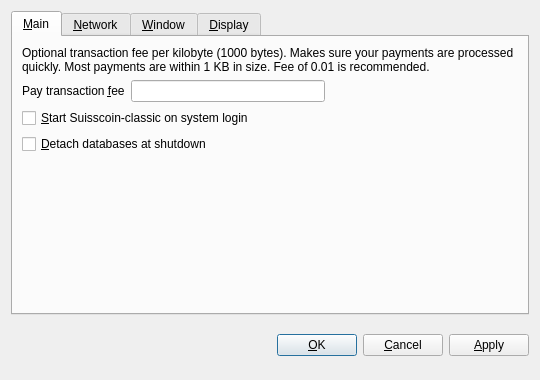
<?xml version="1.0" encoding="UTF-8"?>
<ui version="4.0">
 <class>OptionsDialog</class>
 <widget class="QDialog" name="OptionsDialog">
  <property name="geometry">
   <rect>
    <x>0</x>
    <y>0</y>
    <width>540</width>
    <height>380</height>
   </rect>
  </property>
  <property name="windowTitle">
   <string>Options</string>
  </property>
  <property name="modal">
   <bool>true</bool>
  </property>
  <layout class="QVBoxLayout" name="verticalLayout">
   <item>
    <widget class="QTabWidget" name="tabWidget">
     <property name="tabPosition">
      <enum>QTabWidget::North</enum>
     </property>
     <property name="currentIndex">
      <number>0</number>
     </property>
     <widget class="QWidget" name="tabMain">
      <attribute name="title">
       <string>&amp;Main</string>
      </attribute>
      <layout class="QVBoxLayout" name="verticalLayout_Main">
       <item>
        <widget class="QLabel" name="transactionFeeInfoLabel">
         <property name="text">
          <string>Optional transaction fee per kilobyte (1000 bytes). Makes sure your payments are processed quickly. Most payments are within 1 KB in size. Fee of 0.01 is recommended.</string>
         </property>
         <property name="textFormat">
          <enum>Qt::PlainText</enum>
         </property>
         <property name="wordWrap">
          <bool>true</bool>
         </property>
        </widget>
       </item>
       <item>
        <layout class="QHBoxLayout" name="horizontalLayout_Main">
         <item>
          <widget class="QLabel" name="transactionFeeLabel">
           <property name="text">
            <string>Pay transaction &amp;fee</string>
           </property>
           <property name="textFormat">
            <enum>Qt::PlainText</enum>
           </property>
           <property name="buddy">
            <cstring>transactionFee</cstring>
           </property>
          </widget>
         </item>
         <item>
          <widget class="BitcoinAmountField" name="transactionFee"/>
         </item>
         <item>
          <spacer name="horizontalSpacer_Main">
           <property name="orientation">
            <enum>Qt::Horizontal</enum>
           </property>
           <property name="sizeHint" stdset="0">
            <size>
             <width>40</width>
             <height>20</height>
            </size>
           </property>
          </spacer>
         </item>
        </layout>
       </item>
       <item>
        <widget class="QCheckBox" name="bitcoinAtStartup">
         <property name="toolTip">
          <string>Automatically start Suisscoin-classic after logging in to the system.</string>
         </property>
         <property name="text">
          <string>&amp;Start Suisscoin-classic on system login</string>
         </property>
        </widget>
       </item>
       <item>
        <widget class="QCheckBox" name="detachDatabases">
         <property name="toolTip">
          <string>Detach block and address databases at shutdown. This means they can be moved to another data directory, but it slows down shutdown. The wallet is always detached.</string>
         </property>
         <property name="text">
          <string>&amp;Detach databases at shutdown</string>
         </property>
        </widget>
       </item>
       <item>
        <spacer name="verticalSpacer_Main">
         <property name="orientation">
          <enum>Qt::Vertical</enum>
         </property>
         <property name="sizeHint" stdset="0">
          <size>
           <width>20</width>
           <height>40</height>
          </size>
         </property>
        </spacer>
       </item>
      </layout>
     </widget>
     <widget class="QWidget" name="tabNetwork">
      <attribute name="title">
       <string>&amp;Network</string>
      </attribute>
      <layout class="QVBoxLayout" name="verticalLayout_Network">
       <item>
        <widget class="QCheckBox" name="mapPortUpnp">
         <property name="toolTip">
          <string>Automatically open the Suisscoin-classic client port on the router. This only works when your router supports UPnP and it is enabled.</string>
         </property>
         <property name="text">
          <string>Map port using &amp;UPnP</string>
         </property>
        </widget>
       </item>
       <item>
        <widget class="QCheckBox" name="connectSocks">
         <property name="toolTip">
          <string>Connect to the Suisscoin-classic network through a SOCKS proxy (e.g. when connecting through Tor).</string>
         </property>
         <property name="text">
          <string>&amp;Connect through SOCKS proxy:</string>
         </property>
        </widget>
       </item>
       <item>
        <layout class="QHBoxLayout" name="horizontalLayout_Network">
         <item>
          <widget class="QLabel" name="proxyIpLabel">
           <property name="text">
            <string>Proxy &amp;IP:</string>
           </property>
           <property name="textFormat">
            <enum>Qt::PlainText</enum>
           </property>
           <property name="buddy">
            <cstring>proxyIp</cstring>
           </property>
          </widget>
         </item>
         <item>
          <widget class="QValidatedLineEdit" name="proxyIp" native="true">
           <property name="maximumSize">
            <size>
             <width>140</width>
             <height>16777215</height>
            </size>
           </property>
           <property name="toolTip">
            <string>IP address of the proxy (e.g. 127.0.0.1)</string>
           </property>
          </widget>
         </item>
         <item>
          <widget class="QLabel" name="proxyPortLabel">
           <property name="text">
            <string>&amp;Port:</string>
           </property>
           <property name="textFormat">
            <enum>Qt::PlainText</enum>
           </property>
           <property name="buddy">
            <cstring>proxyPort</cstring>
           </property>
          </widget>
         </item>
         <item>
          <widget class="QLineEdit" name="proxyPort">
           <property name="maximumSize">
            <size>
             <width>55</width>
             <height>16777215</height>
            </size>
           </property>
           <property name="toolTip">
            <string>Port of the proxy (e.g. 9050)</string>
           </property>
          </widget>
         </item>
         <item>
          <widget class="QLabel" name="socksVersionLabel">
           <property name="text">
            <string>SOCKS &amp;Version:</string>
           </property>
           <property name="textFormat">
            <enum>Qt::PlainText</enum>
           </property>
           <property name="buddy">
            <cstring>socksVersion</cstring>
           </property>
          </widget>
         </item>
         <item>
          <widget class="QValueComboBox" name="socksVersion">
           <property name="toolTip">
            <string>SOCKS version of the proxy (e.g. 5)</string>
           </property>
          </widget>
         </item>
         <item>
          <spacer name="horizontalSpacer_Network">
           <property name="orientation">
            <enum>Qt::Horizontal</enum>
           </property>
           <property name="sizeHint" stdset="0">
            <size>
             <width>40</width>
             <height>20</height>
            </size>
           </property>
          </spacer>
         </item>
        </layout>
       </item>
       <item>
        <spacer name="verticalSpacer_Network">
         <property name="orientation">
          <enum>Qt::Vertical</enum>
         </property>
         <property name="sizeHint" stdset="0">
          <size>
           <width>20</width>
           <height>40</height>
          </size>
         </property>
        </spacer>
       </item>
      </layout>
     </widget>
     <widget class="QWidget" name="tabWindow">
      <attribute name="title">
       <string>&amp;Window</string>
      </attribute>
      <layout class="QVBoxLayout" name="verticalLayout_Window">
       <item>
        <widget class="QCheckBox" name="minimizeToTray">
         <property name="toolTip">
          <string>Show only a tray icon after minimizing the window.</string>
         </property>
         <property name="text">
          <string>&amp;Minimize to the tray instead of the taskbar</string>
         </property>
        </widget>
       </item>
       <item>
        <widget class="QCheckBox" name="minimizeOnClose">
         <property name="toolTip">
          <string>Minimize instead of exit the application when the window is closed. When this option is enabled, the application will be closed only after selecting Quit in the menu.</string>
         </property>
         <property name="text">
          <string>M&amp;inimize on close</string>
         </property>
        </widget>
       </item>
       <item>
        <spacer name="verticalSpacer_Window">
         <property name="orientation">
          <enum>Qt::Vertical</enum>
         </property>
         <property name="sizeHint" stdset="0">
          <size>
           <width>20</width>
           <height>40</height>
          </size>
         </property>
        </spacer>
       </item>
      </layout>
     </widget>
     <widget class="QWidget" name="tabDisplay">
      <attribute name="title">
       <string>&amp;Display</string>
      </attribute>
      <layout class="QVBoxLayout" name="verticalLayout_Display">
       <item>
        <layout class="QHBoxLayout" name="horizontalLayout_1_Display">
         <item>
          <widget class="QLabel" name="langLabel">
           <property name="text">
            <string>User Interface &amp;language:</string>
           </property>
           <property name="textFormat">
            <enum>Qt::PlainText</enum>
           </property>
           <property name="buddy">
            <cstring>lang</cstring>
           </property>
          </widget>
         </item>
         <item>
          <widget class="QValueComboBox" name="lang">
           <property name="toolTip">
            <string>The user interface language can be set here. This setting will take effect after restarting Suisscoin-classic.</string>
           </property>
          </widget>
         </item>
        </layout>
       </item>
       <item>
        <layout class="QHBoxLayout" name="horizontalLayout_2_Display">
         <item>
          <widget class="QLabel" name="unitLabel">
           <property name="text">
            <string>&amp;Unit to show amounts in:</string>
           </property>
           <property name="textFormat">
            <enum>Qt::PlainText</enum>
           </property>
           <property name="buddy">
            <cstring>unit</cstring>
           </property>
          </widget>
         </item>
         <item>
          <widget class="QValueComboBox" name="unit">
           <property name="toolTip">
            <string>Choose the default subdivision unit to show in the interface and when sending coins.</string>
           </property>
          </widget>
         </item>
        </layout>
       </item>
       <item>
        <widget class="QCheckBox" name="displayAddresses">
         <property name="toolTip">
          <string>Whether to show Suisscoin-classic addresses in the transaction list or not.</string>
         </property>
         <property name="text">
          <string>&amp;Display addresses in transaction list</string>
         </property>
        </widget>
       </item>
       <item>
        <widget class="QCheckBox" name="coinControlFeatures">
         <property name="toolTip">
          <string>Whether to show the Coin Control or not.</string>
         </property>
         <property name="text">
          <string>Enable the Coin &amp;Control (beta!)</string>
         </property>
        </widget>
       </item>
       <item>
        <spacer name="verticalSpacer_Display">
         <property name="orientation">
          <enum>Qt::Vertical</enum>
         </property>
         <property name="sizeHint" stdset="0">
          <size>
           <width>20</width>
           <height>40</height>
          </size>
         </property>
        </spacer>
       </item>
      </layout>
     </widget>
    </widget>
   </item>
   <item>
    <layout class="QHBoxLayout" name="horizontalLayout_Buttons">
     <item>
      <spacer name="horizontalSpacer_1">
       <property name="orientation">
        <enum>Qt::Horizontal</enum>
       </property>
       <property name="sizeHint" stdset="0">
        <size>
         <width>40</width>
         <height>48</height>
        </size>
       </property>
      </spacer>
     </item>
     <item>
      <widget class="QLabel" name="statusLabel">
       <property name="font">
        <font>
         <weight>75</weight>
         <bold>true</bold>
        </font>
       </property>
       <property name="text">
        <string/>
       </property>
       <property name="textFormat">
        <enum>Qt::PlainText</enum>
       </property>
       <property name="wordWrap">
        <bool>true</bool>
       </property>
      </widget>
     </item>
     <item>
      <spacer name="horizontalSpacer_2">
       <property name="orientation">
        <enum>Qt::Horizontal</enum>
       </property>
       <property name="sizeHint" stdset="0">
        <size>
         <width>40</width>
         <height>48</height>
        </size>
       </property>
      </spacer>
     </item>
     <item>
      <widget class="QPushButton" name="okButton">
       <property name="text">
        <string>&amp;OK</string>
       </property>
      </widget>
     </item>
     <item>
      <widget class="QPushButton" name="cancelButton">
       <property name="text">
        <string>&amp;Cancel</string>
       </property>
       <property name="autoDefault">
        <bool>false</bool>
       </property>
      </widget>
     </item>
     <item>
      <widget class="QPushButton" name="applyButton">
       <property name="text">
        <string>&amp;Apply</string>
       </property>
       <property name="autoDefault">
        <bool>false</bool>
       </property>
      </widget>
     </item>
    </layout>
   </item>
  </layout>
 </widget>
 <customwidgets>
  <customwidget>
   <class>QValidatedLineEdit</class>
   <extends>QWidget</extends>
   <header>qvalidatedlineedit.h</header>
  </customwidget>
  <customwidget>
   <class>BitcoinAmountField</class>
   <extends>QLineEdit</extends>
   <header>bitcoinamountfield.h</header>
   <container>1</container>
  </customwidget>
  <customwidget>
   <class>QValueComboBox</class>
   <extends>QComboBox</extends>
   <header>qvaluecombobox.h</header>
  </customwidget>
 </customwidgets>
 <resources/>
 <connections/>
</ui>
